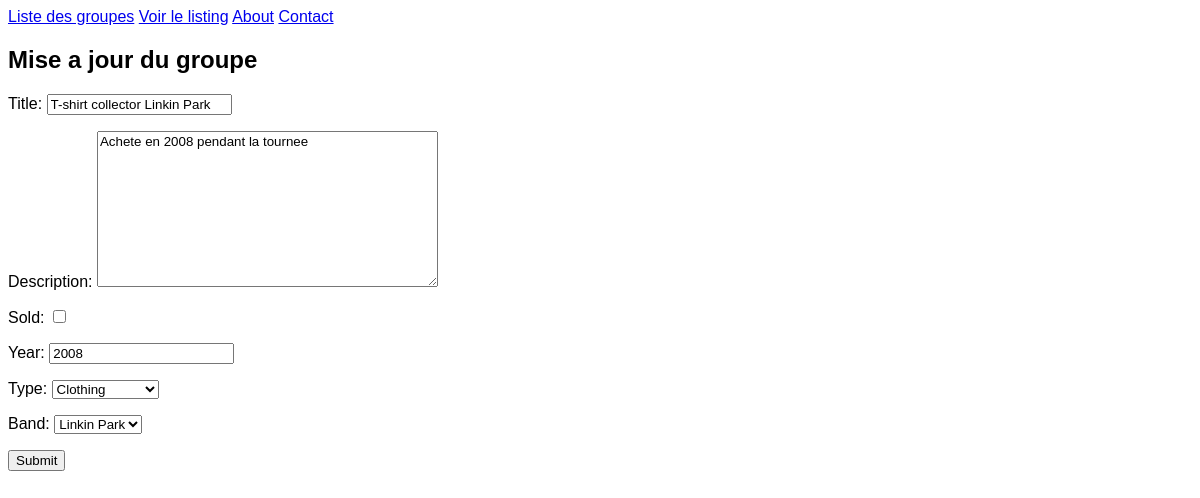
The app's page /listings/2/change, older data.
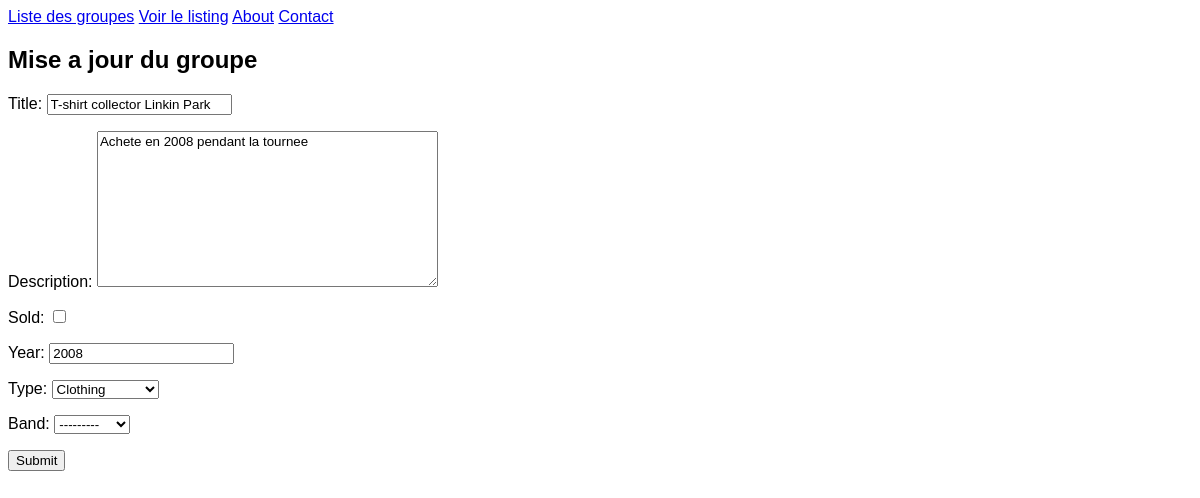
The same page, newer data.
### listings/models.py (models this page shows, shortened)
class Listing(models.Model):
    class Type(models.TextChoices):
        RECORDS = 'Records'
        CLOTHING = 'Clothing'
        POSTERS = 'Posters'
        MISCELLANEOUS = 'Miscellaneous'
    title = models.CharField(max_length=100)
    description = models.TextField()
    sold = models.BooleanField(default=False)
    year = models.IntegerField(null=True)
    type = models.CharField(choices=Type.choices, max_length=15)
    band = models.ForeignKey(Band, null=True, on_delete=models.SET_NULL)

### listings/views.py (the view)
# urls.py: path('listings/<int:listing_id>/change', views.listing_update, name='listing-update'),
def listing_update(request, listing_id):
    listing = Listing.objects.get(id = listing_id)
    if request.method == 'POST':
        form = ListingForm(request.POST, instance=listing)
        if form.is_valid():
            form.save()
            return redirect('listing-detail', listing_id)
    else:
        form = ListingForm(instance=listing)
    return render (request, 'listings/listing_update.html', {'form': form})

### listings/forms.py
class ListingForm(forms.ModelForm):
    class Meta:
        model = Listing
        fields = '__all__'

### listings/models.py (called while the page is built)
    def __str__(self):
        return f'{self.name}'

### listings/templates/listings/listing_update.html (shortened to what this page needs)
{% extends 'listings/base.html'%}
{% block content %}
<h2>Mise a jour du groupe</h2>
<form action="" method="post">
    {{ form.as_p }}
    <input type="submit" value="Submit">
</form>
{% endblock content %}

Row changes from the older to the newer data that the page shows:
changed Listing "T-shirt collector Linkin Park": band "Linkin Park" → "---------"
